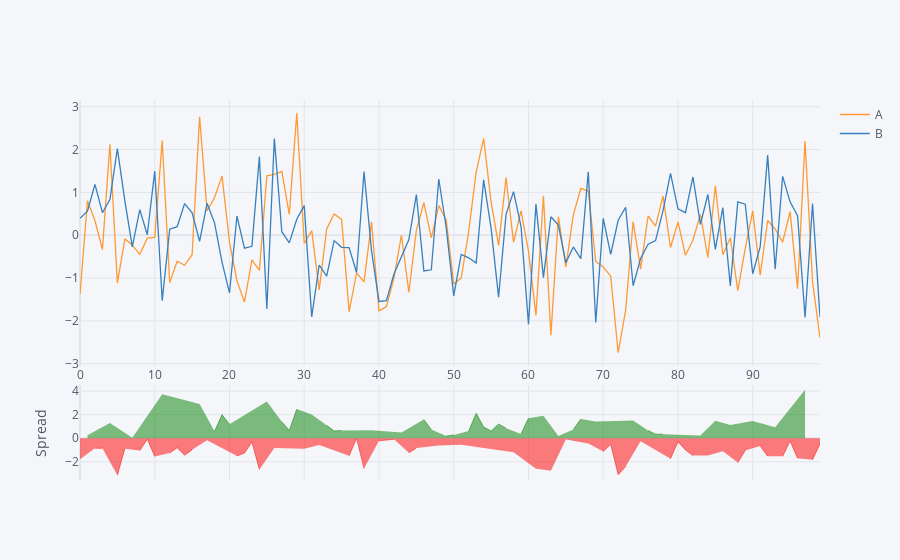

Notebook source saved alongside this figure:
### Code cell
df[['A','B']].iplot(kind='spread')

### Figure 1 — Plotly figure (JSON) as saved in the notebook; plotly's stock layout.template omitted (floating-point values rounded to 4 significant figures)
{"data": [{"line": {"color": "rgba(255, 153, 51, 1.0)", "dash": "solid", "shape": "linear", "width": 1.3}, "mode": "lines", "name": "A", "text": "", "type": "scatter", "x": [0, 1, 2, 3, 4, 5, 6, 7, 8, 9, 10, 11, 12, 13, 14, 15, 16, 17, 18, 19, 20, 21, 22, 23, 24, 25, 26, 27, 28, 29, 30, 31, 32, 33, 34, 35, 36, 37, 38, 39, 40, 41, 42, 43, 44, 45, 46, 47, 48, 49, 50, 51, 52, 53, 54, 55, 56, 57, 58, 59, 60, 61, 62, 63, 64, 65, 66, 67, 68, 69, 70, 71, 72, 73, 74, 75, 76, 77, 78, 79, 80, 81, 82, 83, 84, 85, 86, 87, 88, 89, 90, 91, 92, 93, 94, 95, 96, 97, 98, 99], "y": [-1.381, 0.8065, 0.3419, -0.3324, 2.123, -1.12, -0.08387, -0.2324, -0.4449, -0.06875, -0.04957, 2.211, -1.106, -0.6063, -0.7011, -0.454, 2.767, 0.57, 0.8808, 1.38, -0.1604, -1.062, -1.562, -0.5776, -0.818, 1.385, 1.42, 1.49, 0.484, 2.847, -0.1933, 0.107, -1.277, 0.1457, 0.498, 0.3706, -1.787, -0.8816, -1.09, 0.3126, -1.766, -1.664, -0.9986, -5.791e-05, -1.332, 0.1134, 0.7594, -0.05997, 0.6907, 0.3543, -1.138, -0.9992, 0.08349, 1.471, 2.257, 0.771, -0.2388, 1.345, -0.1675, 0.57, -0.3708, -1.87, 0.9215, -2.333, 0.4339, -0.7463, 0.4738, 1.092, 1.033, -0.6107, -0.7382, -0.9585, -2.742, -1.751, 0.3197, -0.7892, 0.449, 0.2129, 0.9161, -0.286, 0.3099, -0.4675, -0.1161, 0.4839, -0.5204, 1.154, -0.4535, -0.0579, -1.292, -0.309, 0.5692, -0.9343, 0.3443, 0.1457, -0.1641, 0.5505, -1.246, 2.197, -1.084, -2.393]}, {"line": {"color": "rgba(55, 128, 191, 1.0)", "dash": "solid", "shape": "linear", "width": 1.3}, "mode": "lines", "name": "B", "text": "", "type": "scatter", "x": [0, 1, 2, 3, 4, 5, 6, 7, 8, 9, 10, 11, 12, 13, 14, 15, 16, 17, 18, 19, 20, 21, 22, 23, 24, 25, 26, 27, 28, 29, 30, 31, 32, 33, 34, 35, 36, 37, 38, 39, 40, 41, 42, 43, 44, 45, 46, 47, 48, 49, 50, 51, 52, 53, 54, 55, 56, 57, 58, 59, 60, 61, 62, 63, 64, 65, 66, 67, 68, 69, 70, 71, 72, 73, 74, 75, 76, 77, 78, 79, 80, 81, 82, 83, 84, 85, 86, 87, 88, 89, 90, 91, 92, 93, 94, 95, 96, 97, 98, 99], "y": [0.3941, 0.5598, 1.187, 0.5261, 0.8324, 2.023, 0.8017, -0.2725, 0.5992, 0.01241, 1.499, -1.525, 0.1407, 0.2002, 0.7393, 0.5218, -0.141, 0.7463, 0.2882, -0.6261, -1.345, 0.4485, -0.3034, -0.2573, 1.834, -1.723, 2.256, 0.08307, -0.179, 0.3747, 0.6908, -1.905, -0.6945, -0.9561, -0.1261, -0.2821, -0.29, -0.8697, 1.487, -0.3589, -1.545, -1.526, -0.9045, -0.4943, -0.09975, 0.9496, -0.8322, -0.8064, 1.313, 0.1685, -1.414, -0.4483, -0.5274, -0.6485, 1.293, 0.1596, -1.444, 0.4895, 1.018, 0.2061, -2.074, 0.7261, -0.9894, 0.4317, 0.236, -0.6427, -0.2731, -0.5448, 1.48, -2.035, 0.3925, -0.4445, 0.349, 0.6536, -1.18, -0.5415, -0.211, -0.1265, 0.5722, 1.446, 0.6148, 0.5262, 1.36, 0.2537, 0.9509, -0.331, 0.6422, -1.183, 0.7776, 0.7252, -0.8993, -0.2659, 1.87, -0.7927, 1.374, 0.7803, 0.4548, -1.919, 0.7422, -1.912]}, {"connectgaps": false, "fill": "tozeroy", "line": {"color": "green", "dash": "solid", "shape": "linear", "width": 0.5}, "mode": "lines", "name": "Spread", "showlegend": false, "type": "scatter", "x": [0, 1, 2, 3, 4, 5, 6, 7, 8, 9, 10, 11, 12, 13, 14, 15, 16, 17, 18, 19, 20, 21, 22, 23, 24, 25, 26, 27, 28, 29, 30, 31, 32, 33, 34, 35, 36, 37, 38, 39, 40, 41, 42, 43, 44, 45, 46, 47, 48, 49, 50, 51, 52, 53, 54, 55, 56, 57, 58, 59, 60, 61, 62, 63, 64, 65, 66, 67, 68, 69, 70, 71, 72, 73, 74, 75, 76, 77, 78, 79, 80, 81, 82, 83, 84, 85, 86, 87, 88, 89, 90, 91, 92, 93, 94, 95, 96, 97, 98, 99], "xaxis": "x2", "y": ["", 0.2467, "", "", 1.291, "", "", 0.04014, "", "", "", 3.736, "", "", "", "", 2.908, "", 0.5926, 2.006, 1.185, "", "", "", "", 3.108, "", 1.407, 0.663, 2.472, "", 2.012, "", 1.102, 0.6241, 0.6527, "", "", "", 0.6716, "", "", "", 0.4942, "", "", 1.592, 0.7464, "", 0.1858, 0.2759, "", 0.6109, 2.119, 0.964, 0.6114, 1.205, 0.8557, "", 0.3638, 1.703, "", 1.911, "", 0.198, "", 0.7469, 1.637, "", 1.424, "", "", "", "", 1.499, "", 0.66, 0.3394, 0.3438, "", "", "", "", 0.2302, "", 1.485, "", 1.125, "", "", 1.469, "", "", 0.9384, "", "", "", 4.116, "", ""], "yaxis": "y2"}, {"connectgaps": false, "fill": "tozeroy", "line": {"color": "red", "dash": "solid", "shape": "linear", "width": 0.5}, "mode": "lines", "name": "Spread", "showlegend": false, "type": "scatter", "x": [0, 1, 2, 3, 4, 5, 6, 7, 8, 9, 10, 11, 12, 13, 14, 15, 16, 17, 18, 19, 20, 21, 22, 23, 24, 25, 26, 27, 28, 29, 30, 31, 32, 33, 34, 35, 36, 37, 38, 39, 40, 41, 42, 43, 44, 45, 46, 47, 48, 49, 50, 51, 52, 53, 54, 55, 56, 57, 58, 59, 60, 61, 62, 63, 64, 65, 66, 67, 68, 69, 70, 71, 72, 73, 74, 75, 76, 77, 78, 79, 80, 81, 82, 83, 84, 85, 86, 87, 88, 89, 90, 91, 92, 93, 94, 95, 96, 97, 98, 99], "xaxis": "x2", "y": [-1.775, "", -0.8454, -0.8585, "", -3.143, -0.8856, "", -1.044, -0.08116, -1.548, "", -1.247, -0.8065, -1.44, -0.9758, "", -0.1764, "", "", "", -1.511, -1.259, -0.3203, -2.652, "", -0.8364, "", "", "", -0.8841, "", -0.5828, "", "", "", -1.497, -0.01183, -2.577, "", -0.2203, -0.138, -0.09407, "", -1.232, -0.8362, "", "", -0.6219, "", "", -0.551, "", "", "", "", "", "", -1.186, "", "", -2.596, "", -2.765, "", -0.1036, "", "", -0.447, "", -1.131, -0.514, -3.091, -2.404, "", -0.2477, "", "", "", -1.732, -0.3049, -0.9937, -1.476, "", -1.471, "", -1.096, "", -2.07, -1.034, "", -0.6684, -1.526, "", -1.538, -0.2298, -1.701, "", -1.826, -0.4812], "yaxis": "y2"}], "layout": {"hovermode": "x", "legend": {"bgcolor": "#F5F6F9", "font": {"color": "#4D5663"}}, "paper_bgcolor": "#F5F6F9", "plot_bgcolor": "#F5F6F9", "title": {"font": {"color": "#4D5663"}}, "xaxis": {"gridcolor": "#E1E5ED", "showgrid": true, "tickfont": {"color": "#4D5663"}, "title": {"font": {"color": "#4D5663"}, "text": ""}, "zerolinecolor": "#E1E5ED"}, "xaxis2": {"anchor": "y2", "gridcolor": "#E1E5ED", "showgrid": true, "showticklabels": false, "tickfont": {"color": "#4D5663"}, "title": {"font": {"color": "#4D5663"}, "text": ""}, "zerolinecolor": "#E1E5ED"}, "yaxis": {"domain": [0.3, 1], "gridcolor": "#E1E5ED", "showgrid": true, "tickfont": {"color": "#4D5663"}, "title": {"font": {"color": "#4D5663"}, "text": ""}, "zerolinecolor": "#E1E5ED"}, "yaxis2": {"domain": [0, 0.25], "gridcolor": "#E1E5ED", "showgrid": true, "tickfont": {"color": "#4D5663"}, "title": {"font": {"color": "#4D5663"}, "text": "Spread"}, "zerolinecolor": "#E1E5ED"}}}
